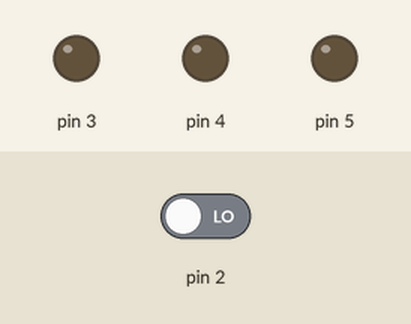
Recording of a sketch running on a simulated Arduino Uno, built with avr-gcc and run on an emulated ATmega328P. Parts: output pins drawn as LEDs (lit = HIGH). Inputs (shaded band) come from the test bench; at power-on: pin 2 LOW.

Above: at 1.8 s.
1.9 s: pin 2 driven HIGH
At 2.8 s:
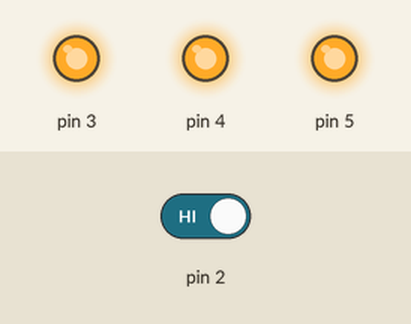
3.5 s: pin 2 driven LOW
At 3.9 s:
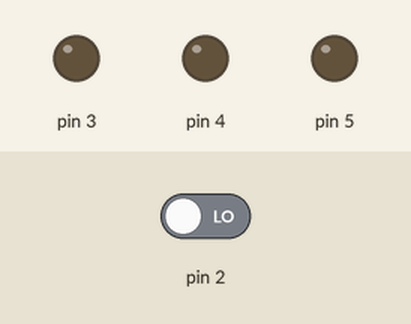
Timing chart, 0 to 6.5 s (numbered marks = the images above; inputs shaded):
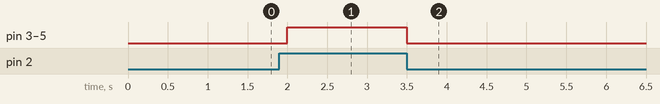

The sketch:

encendiendo_leds_con_boton.ino
```cpp
int button_status = 0;

void setup() {
  Serial.begin(9600);
  pinMode(3, OUTPUT);
  pinMode(4, OUTPUT);
  pinMode(5, OUTPUT);
  pinMode(2, INPUT);
}

void loop() {
  button_status = digitalRead(2);
  if(button_status==HIGH) {
    digitalWrite(3, HIGH);
    digitalWrite(4, HIGH);
    digitalWrite(5, HIGH);
  } else {
    digitalWrite(3, LOW);
    digitalWrite(4, LOW);
    digitalWrite(5, LOW);
  }

  delay(500);
}
```

Measured:
- after the input at 1.9 s, pin 3–5: LOW → HIGH after 0.10 s
- after the input at 3.5 s, pin 3–5: HIGH → LOW at once
